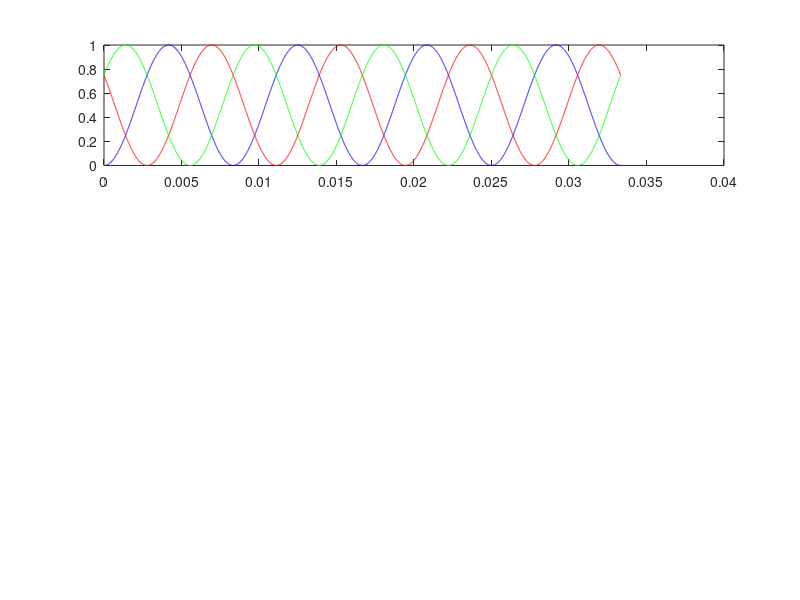

This figure's MATLAB source: (Note: this script raises an error after producing the figure.)
close all
clear 
m_sample = 1000; 
p_sample = 6*m_sample*4; 


figure; 
ax1 =subplot(3,1,1);
w = 2*pi*60; 
T = 1/60;
t = linspace(0,2*T,p_sample); 
p1 = (sin(w*t)).^2; 
h(1) =  plot(t,(sin(w*t)).^2,'b');
hold on;
h(2) =  plot(t,(sin(w*t+2*pi/3)).^2,'r'); 
h(3) =  plot(t,(sin(w*t-2*pi/3)).^2,'g'); 
h(3).Color = [0 0.5  0];
title('3-\phi Power Splitting');
ylabel('Phase Power');
legend('\phi_1','\phi_2','\phi_3');
my_plot_setting(h);


ax2 =subplot(3,1,2); 
% phase 1 related power 
t_split_1 = 30;
t_split_2 = 60;
t_split_3 = 90;
t_split_4 = 120;
t_split_5 = 150;

t1 = linspace(0,T*t_split_1/360,m_sample); 
m1_1 = (sin(w*t1)).^2;

t2 = linspace(T*t_split_1/360,T*t_split_2/360,m_sample); 
m1_2 = (sin(w*t2)).^2 - m1_1; 

t3 = linspace(T*t_split_2/360,T*t_split_3/360,m_sample); 
m1_3 = 0.5*ones(1,length(t3));

t4 = linspace(T*t_split_3/360,T*t_split_4/360,m_sample); 
m1_4 = fliplr(m1_2);

t5 = linspace(T*t_split_4/360,T*t_split_5/360,m_sample); 
m1_5 = fliplr(m1_1);

t6 = linspace(T*t_split_5/360,T/2,m_sample); 
m1_6 = zeros(1,length(t6));

t_phi1 = [t1,t2,t3,t4,t5,t6];
t_phi1 = [t_phi1,t_phi1+T/2,t_phi1+T,t_phi1+T*3/2];
s1_phi1 = [m1_1,m1_2,m1_3,m1_4,m1_5,m1_6];
s1_phi1 = [s1_phi1,s1_phi1,s1_phi1,s1_phi1];

h(1) = plot(t_phi1,s1_phi1,'b'); 
hold on; 
s2_phi1 = p1-s1_phi1; 
h(2) = plot(t_phi1,s2_phi1,'b--');


% phase 2 related power 
t_phi2 = t_phi1 - 1/3*T;
h(3) = plot(t_phi2,s1_phi1,'r:');
h(4) = plot(t_phi2,s2_phi1,'r');

% phase 3 related power
t_phi3 = t_phi1 + 1/3*T;
h(5) = plot(t_phi3,s1_phi1,'g--');
h(5).Color =  [0 0.5  0];
h(6) = plot(t_phi3,s2_phi1,'g:');
h(6).Color = [0 0.5  0];

% 
% legend('(S1 \rightarrow \phi_1)','(S2 \rightarrow \phi_1)',...
%     '(S3 \rightarrow \phi_2)','(S1 \rightarrow \phi_2)',...
%    '(S2 \rightarrow \phi_3)','(S3 \rightarrow \phi_3)');
ylabel('Inverter Power'); 
my_plot_setting(h); 
lbl  = {'S1 \rightarrow \phi_1','S3 \rightarrow \phi_1',...
        'S2 \rightarrow \phi_2','S1 \rightarrow \phi_2',...
        'S3 \rightarrow \phi_3','S2 \rightarrow \phi_3'};
legendflex(h,lbl,'nrow',2); 
ylim([-0.001,0.8]);

% right chronical order 
ax3 =subplot(3,1,3) ;

s1_phi2 = interp1(t_phi2(1:5:end),s2_phi1(1:5:end),t_phi1);

h(1)  = plot(t_phi1,s1_phi1,'b'); 
hold on; 
h(2) = plot(t_phi1,s1_phi2,'r'); 

hold on; 
h(3) = plot(t_phi1,s1_phi1 + s1_phi2,'k'); 
legend('S1 \rightarrow \phi_1','S1 \rightarrow \phi_2','S1 Total'); 
my_plot_setting(h); 
ylim([-0.001,0.6]);
linkaxes([ax1,ax2,ax3],'x')
xlim([T/2,T]);
xlabel('Time (s)'); 
ylabel('String Power'); 

% end
